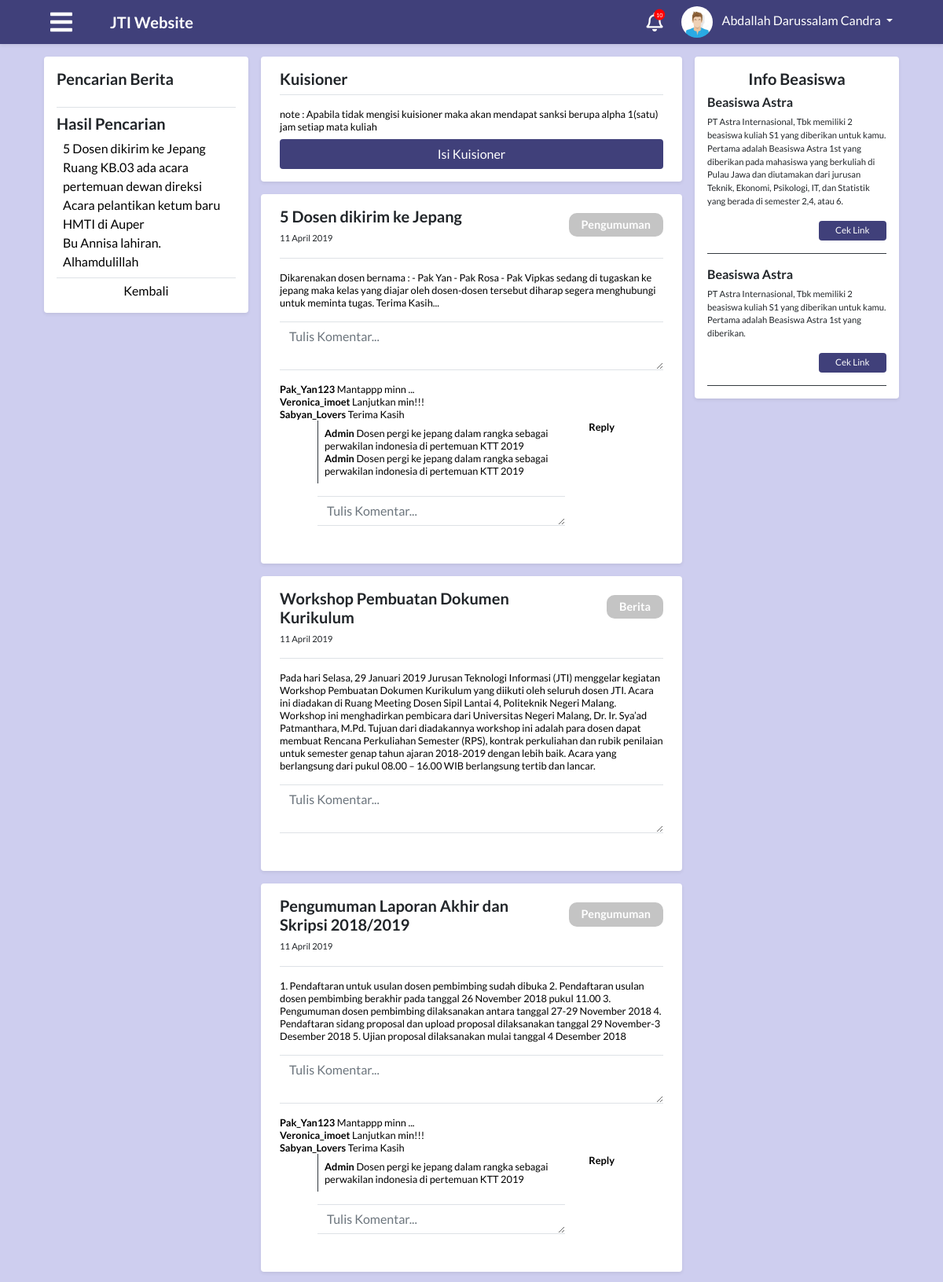
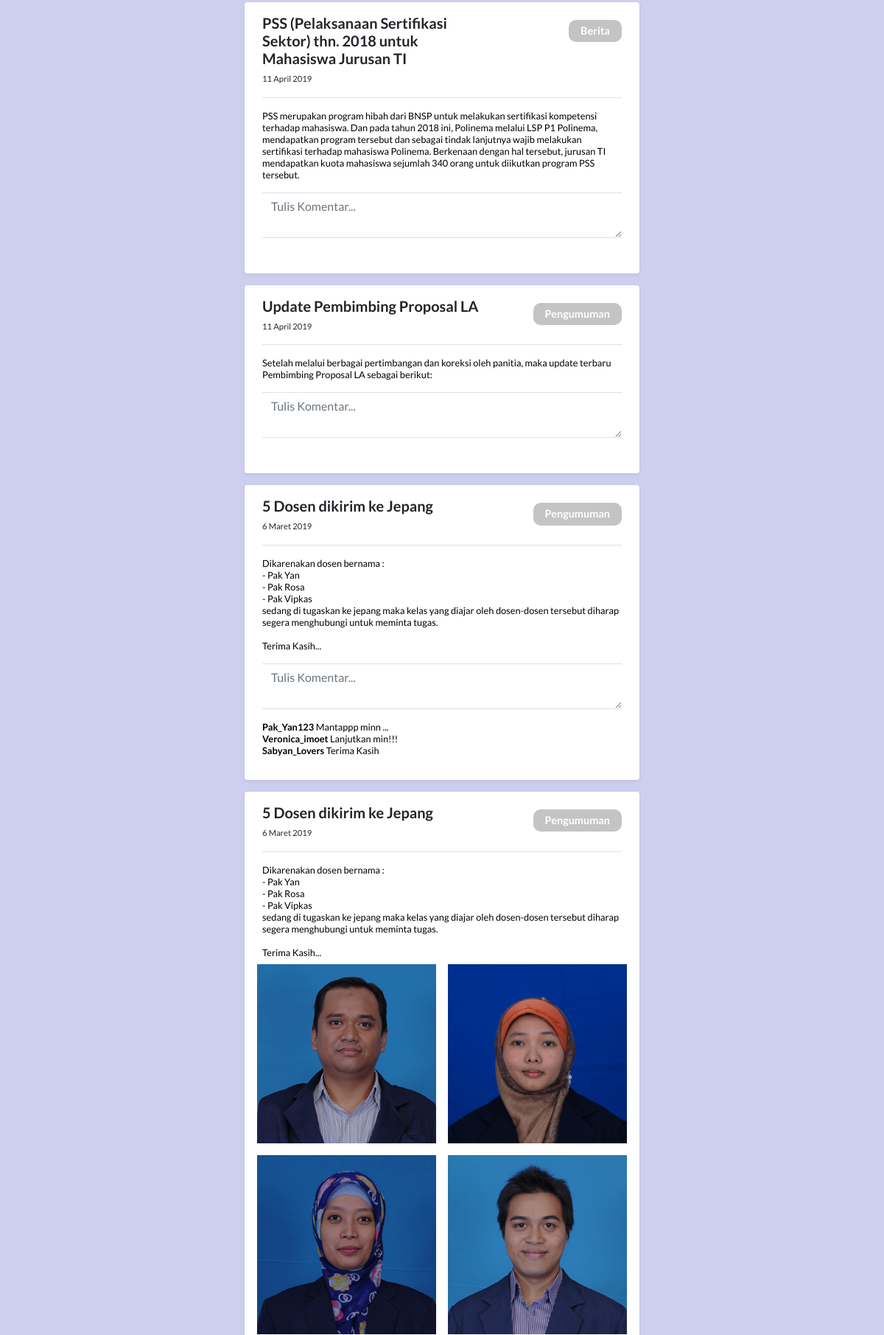
Page /module/index.php?module=home (signed in, upper part) on the committed database (2 pictures, top to bottom).
### tables this page shows
CREATE TABLE `tabel_mahasiswa` (
  `id_mahasiswa` int(30) NOT NULL,
  `id_prodi` int(30) NOT NULL,
  `id_kelas` int(30) NOT NULL,
  `id_semester` int(11) NOT NULL,
  `nim` varchar(50) NOT NULL,
  `nama` varchar(100) NOT NULL,
  `alamat` varchar(250) DEFAULT NULL,
  `jenis_kelamin` enum('laki-laki','perempuan') NOT NULL,
  `tempat_lahir` varchar(50) DEFAULT NULL,
  `tanggal_lahir` date DEFAULT NULL,
  `foto` text,
  `waktu_edit` datetime DEFAULT NULL,
  `id_user` int(11) NOT NULL
);

CREATE TABLE `tabel_info` (
  `id_info` int(30) NOT NULL,
  `judul` varchar(250) NOT NULL,
  `isi` text NOT NULL,
  `tipe` enum('pengumuman','berita') NOT NULL,
  `waktu` datetime NOT NULL,
  `id_attachment` int(30) DEFAULT NULL
);

CREATE TABLE `tabel_komentar` (
  `id_komentar` int(30) NOT NULL,
  `id_info` int(11) NOT NULL,
  `id_user` int(11) NOT NULL,
  `isi` text NOT NULL,
  `waktu` datetime NOT NULL
);

### module/mahasiswa/home.php (the view, shortened to what the rows shown need)
<?php
  include "../config/connection.php";
  include "../process/proses_homeMahasiswa.php";
?>
<main role="main" class="container-fluid" id="home">
  <div class="row">
    <div class="col-md-6 p-0 pb-3">
      <?php
          $resultInfo=info($con);
          if (mysqli_num_rows($resultInfo) > 0){
            while($row = mysqli_fetch_assoc($resultInfo)){
                ?>
                <div class="m-2 p-3 mb-3 bg-white rounded shadow-sm px-4">
                  <div class="border-bottom border-gray">
                    <div class="row">
                      <div class="col-sm-8">
                        <div class="judul">
                          <h5><strong><?php echo $row["judul"]; ?></strong></h5>
                          <p><?php echo tampilTanggal($row["waktu"]); ?></p>
                        </div>
                      </div>
                      <div class="col-sm-4 mt-2 text-right">
                        <span class="kategori-label badge badge-secondary px-3 py-2"><?php echo ucfirst($row["tipe"]); ?></span>
                      </div>
                    </div>
                  </div>
                  <div class="media text-muted pt-3">
                    <div class="media-body pb-3 mb-0 small lh-125 border-bottom border-gray">
                      <div class="isi-mhs">
                        <?php echo $row["isi"]; ?>
                      </div>
                    </div>
                  </div>
                  <div class="form-group border-bottom border-gray">
                    <textarea class="form-control border-0" name="" id="" rows="auto" placeholder="Tulis Komentar..."></textarea>
                  </div>
                  <div class="media-body pb-3 mb-0 small lh-125">
                    <div class="isi-mhs">
                    <?php
                      $resultKomentar=komentar($con, $row["id_info"]);
                      if (mysqli_num_rows($resultKomentar) > 0){
                        while($row = mysqli_fetch_assoc($resultKomentar)){
                          ?>
                          <strong>Pak_Yan123</strong> <span class="komen">Mantappp minn ...</span> <br>
                          <strong>Veronica_imoet</strong> <span class="komen">Lanjutkan min!!!</span> <br>
                          <strong>Sabyan_Lovers</strong> <span class="komen">Terima Kasih</span> <br>
                          <div class="row komens">
                            <div class="col-sm-8 ml-5 ">
                              <div class="balas-komen p-2 border-left border-dark">
                                <?php
                                  if (mysqli_num_rows($resultKomentar) > 0){
                                    while($row = mysqli_fetch_assoc($resultKomentar)){
                                    ?>
                                      <strong>Admin</strong>
                                      <span class="komen">Dosen pergi ke jepang dalam rangka sebagai perwakilan
                                      indonesia di pertemuan KTT 2019</span> <br>
                                    <?php
                                    }
                                  }
                                ?>
                              </div><br>
                              <div class="form-group border-bottom border-top border-gray">
                                <textarea class="form-control border-0" name="" id="" rows="1"
                                  placeholder="Tulis Komentar..."></textarea>
                              </div>
                            </div>
                            <div class="col-sm-2">
                              <strong>Reply</strong>
                            </div>
                          </div>
                          <?php
                        }
                      }
                    ?>
                    </div>
                  </div>
                </div>
          <?php
            }
          }
      ?>
    </div>
  </div>
</main>

### module/index.php (shortened to what the rows shown need)
<?php
include "../config/connection.php";
$level = $_SESSION['level'];
$idUser = $_SESSION['id'];
?>
<?php
switch ($level) {
  case 'mahasiswa':
    $queryUser = "SELECT a.*, b.* FROM tabel_user a, tabel_mahasiswa b WHERE a.id_user=$idUser and a.id_user=b.id_user";
    $resultUser = mysqli_query($con, $queryUser);
    $rowUser = mysqli_fetch_assoc($resultUser);
    $namaUser = $rowUser["nama"];
    break;
}
?>
<!DOCTYPE html>
<html>
<head>
  <?php
  include "../config/styles.php";
  ?>
</head>
<body>
  <nav class="app-navbar navbar navbar-expand-md navbar-dark bg-blue shadow-sm sticky-top mb-2">
    <div class="collapse navbar-collapse" id="navbarCollapse">
      <div class="dropdown mr-5">
        <img class="dropdown-toggle nav-profile-photo ml-4 " src="../attachment/img/avatar.jpeg" data-toggle="dropdown" aria-haspopup="true" aria-expanded="false">
        <a href="#" class="dropdown-toggle ml-2 profile-link" id="dropdownMenuButton" data-toggle="dropdown" aria-haspopup="true" aria-expanded="false"><?php echo ($namaUser); ?>&nbsp;<b class="caret"></b></a>
      </div>
    </div>
  </nav>
  <div class="container-fluid px-5">
    <?php
    $module = $_GET["module"];
    if ($level == "mahasiswa") {
      switch ($module) {
        case "home":
          include "mahasiswa/home.php";
          break;
      }
    } else if ($level == "dosen") {
      switch ($module) {
        case "home":
          include "dosen/home.php";
          break;
        case "kompenAbsen":
          include "dosen/dosenKompen.php";
          break;
        case "notifikasi":
          include "notifikasi.php";
          break;
        default:
          include "404.php";
      }
    } else if ($level == "admin") {
      switch ($module) {
        case "home":
          include "admin/home.php";
          break;
        case "ruang":
          include "admin/ruang/ruangan.php";
          break;
        case "khs":
          include "admin/khs/khs.php";
          break;
        case "khsLihat":
          include "admin/khs/khsLihat.php";
          break;
        case "khsUpload":
          include "admin/khs/khsUpload.php";
          break;
        case "dataDosen":
          include "admin/dosen/dataDosen.php";
          break;
        case "dataMahasiswa":
          include "admin/mahasiswa/dataMahasiswa.php";
          break;
        case "mataKuliah":
          include "admin/matakuliah/mataKuliah.php";
          break;
        case "krs":
          include "admin/krs/krsAdmin.php";
          break;
        case "krsPerKelas":
          include "admin/krs/krsPerKelas.php";
          break;
        case "dataJadwalKuliah":
          include "admin/jadwal/dataJadwalKuliah.php";
          break;
        case "beasiswa":
          include "admin/mahasiswa/beasiswa.php";
          break;
        case "eComplain":
          include "admin/eComplain/eComplain.php";
          break;
        case "beritaPengumuman":
          include "admin/berita/beritaPengumuman.php";
          break;
        case "kuisioner":
          include "admin/kuisioner/kuisioner.php";
          break;
        case "kriteriaKuisioner":
          include "admin/kuisioner/kriteriaKuisioner.php";
          break;
        case "absenKompen":
          include "admin/absen & kompen/absenKompen.php";
          break;
        case "kelas":
          include "admin/kelas/kelas.php";
          break;
        case "notifikasi":
          include "notifikasi.php";
          break;
        default:
          include "404.php";
      }
    }
        ?>
  </div>
</body>
</html>

### rows in the picture
tabel_mahasiswa: nama "Abdallah Darussalam Candra"
tabel_info: judul "5 Dosen dikirim ke Jepang", waktu "11 April 2019", tipe "Pengumuman", isi "Dikarenakan dosen bernama : - Pak Yan - Pak Rosa - Pak Vipkas sedang di tugaskan ke jepang maka kelas yang diajar oleh dosen-dosen tersebut diharap segera menghubungi untuk meminta tugas. Terima Kasih..."
tabel_info: judul "Workshop Pembuatan Dokumen Kurikulum", waktu "11 April 2019", tipe "Berita", isi "Pada hari Selasa, 29 Januari 2019 Jurusan Teknologi Informasi (JTI) menggelar kegiatan Workshop Pembuatan Dokumen Kurikulum yang diikuti oleh seluruh dosen JTI. Acara ini diadakan di Ruang Meeting Dosen Sipil Lantai 4, Politeknik Negeri Malang. Workshop ini menghadirkan pembicara dari Universitas Negeri Malang, Dr. Ir. Sya’ad Patmanthara, M.Pd. Tujuan dari diadakannya workshop ini adalah para dosen dapat membuat Rencana Perkuliahan Semester (RPS), kontrak perkuliahan dan rubik penilaian untuk semester genap tahun ajaran 2018-2019 dengan lebih baik. Acara yang berlangsung dari pukul 08.00 – 16.00 WIB berlangsung tertib dan lancar."
tabel_info: judul "Pengumuman Laporan Akhir dan Skripsi 2018/2019", waktu "11 April 2019", tipe "Pengumuman", isi "1. Pendaftaran untuk usulan dosen pembimbing sudah dibuka 2. Pendaftaran usulan dosen pembimbing berakhir pada tanggal 26 November 2018 pukul 11.00 3. Pengumuman dosen pembimbing dilaksanakan antara tanggal 27-29 November 2018 4. Pendaftaran sidang proposal dan upload proposal dilaksanakan tanggal 29 November-3 Desember 2018 5. Ujian proposal dilaksanakan mulai tanggal 4 Desember 2018"
tabel_info: judul "PSS (Pelaksanaan Sertifikasi Sektor) thn. 2018 untuk Mahasiswa Jurusan TI", waktu "11 April 2019", tipe "Berita", isi "PSS merupakan program hibah dari BNSP untuk melakukan sertifikasi kompetensi terhadap mahasiswa. Dan pada tahun 2018 ini, Polinema melalui LSP P1 Polinema, mendapatkan program tersebut dan sebagai tindak lanjutnya wajib melakukan sertifikasi terhadap mahasiswa Polinema. Berkenaan dengan hal tersebut, jurusan TI mendapatkan kuota mahasiswa sejumlah 340 orang untuk diikutkan program PSS tersebut."
tabel_info: judul "Update Pembimbing Proposal LA", waktu "11 April 2019", tipe "Pengumuman", isi "Setelah melalui berbagai pertimbangan dan koreksi oleh panitia, maka update terbaru Pembimbing Proposal LA sebagai berikut:"
